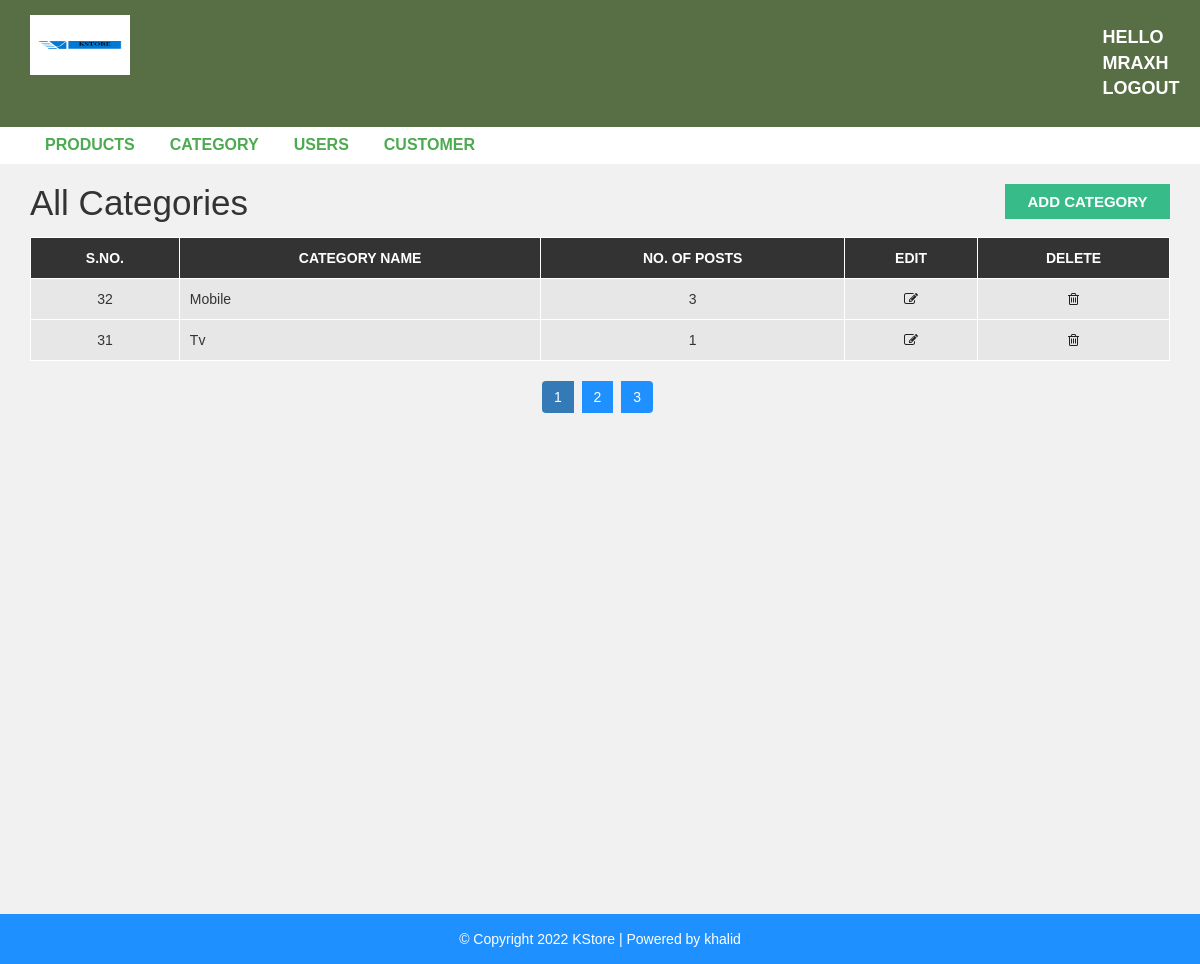
The page /admin/category.php (signed in) on the database its author committed.
### tables this page shows
CREATE TABLE `category` (
  `category_id` int(11) NOT NULL,
  `category_name` varchar(100) NOT NULL,
  `post` int(11) NOT NULL DEFAULT 0
);

### admin/category.php (the view)
<?php include "header.php"; ?>
<?php
include "config.php";
$query = "SELECT * from `category`";
$result = mysqli_query($conn, $query);
if (mysqli_num_rows($result) > 0) {
?>
<div id="admin-content">
    <div class="container">
        <div class="row">
            <div class="col-md-10">
                <h1 class="admin-heading">All Categories</h1>
            </div>
            <div class="col-md-2">
                <a class="add-new" href="add-category.php">add category</a>
            </div>
            <div class="col-md-12">
                <table class="content-table">
                    <thead>
                        <th>S.No.</th>
                        <th>Category Name</th>
                        <th>No. of Posts</th>
                        <th>Edit</th>
                        <th>Delete</th>
                    </thead>
                    <?php
                        while($row = mysqli_fetch_assoc($result))
                        {
                        ?>
                    <tbody>
                        <tr>
                            <td class='id'><?php echo $row['category_id'];?></td>
                            <td><?php echo $row['category_name'];?></td>
                            <td><?php echo $row['post'];?></td>
                            <td class='edit'><a href='update-category.php?id=<?php echo $row["category_id"];?>'><i class='fa fa-edit'></i></a></td>
                            <td class='delete'><a href='delete-category.php?id=<?php echo $row["category_id"];?>'><i class='fa fa-trash-o'></i></a></td>
                        </tr>
                        <?php } ?>
                    </tbody>
                </table>
                <?php } ?>
                <ul class='pagination admin-pagination'>
                    <li class="active"><a>1</a></li>
                    <li><a>2</a></li>
                    <li><a>3</a></li>
                </ul>
            </div>
        </div>
    </div>
</div>
<?php include "footer.php"; ?>

### css/style.css (style rules this page uses)
body { background: #f1f1f1; font-family: sans-serif,arial,Helvetica; }
a, a:hover, a:focus { text-decoration: none; outline: none; }
ul { margin:0; padding:0; list-style:none; }
#admin-content { padding: 20px 0; min-height: 750px; }
#admin-content .admin-heading { font-size: 35px; margin: 0 0 15px; }
#admin-content .add-new { color: #fff; background-color: #37bb88; font-size: 15px; font-weight: 600; text-align: center; text-transform: uppercase; padding: 7px 10px; display: block; transition: all 0.3s; }
#admin-content .content-table { border: 1px solid #000; width: 100%; margin: 0 0 20px; }
#admin-content .content-table thead { color: #fff; background-color: #333; }
#admin-content .content-table th { padding: 10px; border: 1px solid #fff; font-weight: 600; text-align: center; text-transform: uppercase; }
#admin-content .content-table tbody { color: #333; }
#admin-content .content-table tbody tr { background-color: #e7e7e7; }
#admin-content .content-table tbody td { padding: 10px; border: 1px solid #fff; text-align: center; }
#admin-content .content-table tbody td:nth-child(2) { text-align: left; }
#admin-content .admin-pagination { margin: 0; }
#admin-content .admin-pagination li a { display: block; }
.id, .edit, .delete { text-align:center; }
.pagination { display: block; text-align: center; margin: 0; }
.pagination li { display:inline-block; margin: 0 5px 0 0; }
.pagination li a { border: none; background: #1e90ff; color: #fff; }
i.fa { color:#222; }

### rows shown on the page
category: category_id "32", category_name "Mobile", post "3"
category: category_id "31", category_name "Tv", post "1"

### other values the page prints
$_SESSION["username"] "MRAXH"
